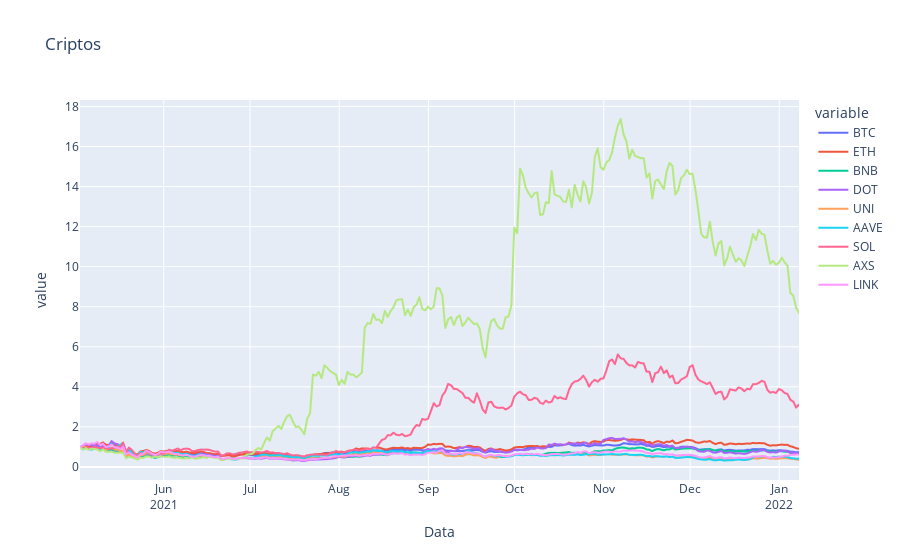

Here is the notebook cell this chart was saved with:
### Markdown cell above
### Plotando Gráficos com Plotly

### Code cell
fig = px.line(pct, x='Data', y=pct.columns,
        hover_data={'Data':'|%B %d, %Y'},
        title='Criptos')
fig.update_xaxes(
    dtick="M1",
    tickformat="%b\n%Y")
fig.show()

### Figure 1 — Plotly figure (JSON) as saved in the notebook; plotly's stock layout.template omitted (floating-point values rounded to 4 significant figures; data arrays with more than 128 entries replaced by an {"elided": "..."} marker saying what was removed)
{"data": [{"hovertemplate": "variable=BTC<br>Data=%{x|%B %d, %Y}<br>value=%{y}<extra></extra>", "legendgroup": "BTC", "line": {"color": "#636efa", "dash": "solid"}, "marker": {"symbol": "circle"}, "mode": "lines", "name": "BTC", "showlegend": true, "type": "scattergl", "x": {"elided": "251 str values"}, "xaxis": "x", "y": {"elided": "251 float values"}, "yaxis": "y"}, {"hovertemplate": "variable=ETH<br>Data=%{x|%B %d, %Y}<br>value=%{y}<extra></extra>", "legendgroup": "ETH", "line": {"color": "#EF553B", "dash": "solid"}, "marker": {"symbol": "circle"}, "mode": "lines", "name": "ETH", "showlegend": true, "type": "scattergl", "x": {"elided": "251 str values"}, "xaxis": "x", "y": {"elided": "251 float values"}, "yaxis": "y"}, {"hovertemplate": "variable=BNB<br>Data=%{x|%B %d, %Y}<br>value=%{y}<extra></extra>", "legendgroup": "BNB", "line": {"color": "#00cc96", "dash": "solid"}, "marker": {"symbol": "circle"}, "mode": "lines", "name": "BNB", "showlegend": true, "type": "scattergl", "x": {"elided": "251 str values"}, "xaxis": "x", "y": {"elided": "251 float values"}, "yaxis": "y"}, {"hovertemplate": "variable=DOT<br>Data=%{x|%B %d, %Y}<br>value=%{y}<extra></extra>", "legendgroup": "DOT", "line": {"color": "#ab63fa", "dash": "solid"}, "marker": {"symbol": "circle"}, "mode": "lines", "name": "DOT", "showlegend": true, "type": "scattergl", "x": {"elided": "251 str values"}, "xaxis": "x", "y": {"elided": "251 float values"}, "yaxis": "y"}, {"hovertemplate": "variable=UNI<br>Data=%{x|%B %d, %Y}<br>value=%{y}<extra></extra>", "legendgroup": "UNI", "line": {"color": "#FFA15A", "dash": "solid"}, "marker": {"symbol": "circle"}, "mode": "lines", "name": "UNI", "showlegend": true, "type": "scattergl", "x": {"elided": "251 str values"}, "xaxis": "x", "y": {"elided": "251 float values"}, "yaxis": "y"}, {"hovertemplate": "variable=AAVE<br>Data=%{x|%B %d, %Y}<br>value=%{y}<extra></extra>", "legendgroup": "AAVE", "line": {"color": "#19d3f3", "dash": "solid"}, "marker": {"symbol": "circle"}, "mode": "lines", "name": "AAVE", "showlegend": true, "type": "scattergl", "x": {"elided": "251 str values"}, "xaxis": "x", "y": {"elided": "251 float values"}, "yaxis": "y"}, {"hovertemplate": "variable=SOL<br>Data=%{x|%B %d, %Y}<br>value=%{y}<extra></extra>", "legendgroup": "SOL", "line": {"color": "#FF6692", "dash": "solid"}, "marker": {"symbol": "circle"}, "mode": "lines", "name": "SOL", "showlegend": true, "type": "scattergl", "x": {"elided": "251 str values"}, "xaxis": "x", "y": {"elided": "251 float values"}, "yaxis": "y"}, {"hovertemplate": "variable=AXS<br>Data=%{x|%B %d, %Y}<br>value=%{y}<extra></extra>", "legendgroup": "AXS", "line": {"color": "#B6E880", "dash": "solid"}, "marker": {"symbol": "circle"}, "mode": "lines", "name": "AXS", "showlegend": true, "type": "scattergl", "x": {"elided": "251 str values"}, "xaxis": "x", "y": {"elided": "251 float values"}, "yaxis": "y"}, {"hovertemplate": "variable=LINK<br>Data=%{x|%B %d, %Y}<br>value=%{y}<extra></extra>", "legendgroup": "LINK", "line": {"color": "#FF97FF", "dash": "solid"}, "marker": {"symbol": "circle"}, "mode": "lines", "name": "LINK", "showlegend": true, "type": "scattergl", "x": {"elided": "251 str values"}, "xaxis": "x", "y": {"elided": "251 float values"}, "yaxis": "y"}], "layout": {"legend": {"title": {"text": "variable"}, "tracegroupgap": 0}, "title": {"text": "Criptos"}, "xaxis": {"anchor": "y", "domain": [0, 1], "dtick": "M1", "tickformat": "%b\n%Y", "title": {"text": "Data"}}, "yaxis": {"anchor": "x", "domain": [0, 1], "title": {"text": "value"}}}}
